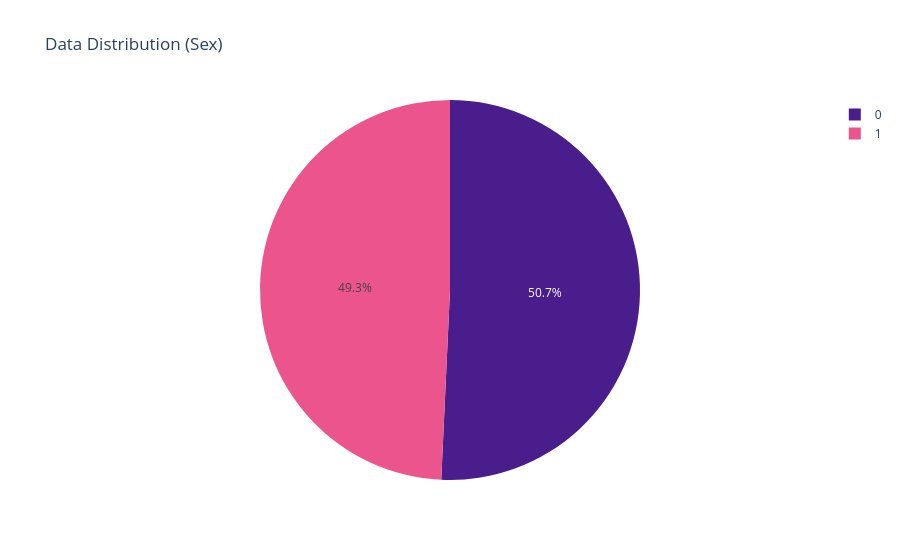

Notebook code for this chart:
### Code cell
my_colors = ['#491D8B', '#EB548C']

# 1. Biểu đồ tròn
fig = px.pie(df, 'sex', 
             color_discrete_sequence=my_colors,
             title='Data Distribution (Sex)', 
             template='plotly')
fig.show()

# 2. Box-plot: Chiều dài mỏ
fig = px.box(data_frame=df, x='sex', y='culmen_length_mm',
             color='sex',
             color_discrete_sequence=my_colors,
             orientation='v',
             title='Box-plot: Culmen Length by Sex')
fig.show()

# 3. Histogram: Chiều dài mỏ
fig = px.histogram(data_frame=df, x='culmen_length_mm',
                   color='sex',
                   color_discrete_sequence=my_colors,
                   nbins=50,
                   title='Histogram: Culmen Length Distribution')
fig.show()

# 4. Box-plot: Độ sâu mỏ
fig = px.box(data_frame=df, x='sex', y='culmen_depth_mm', 
             color='sex',
             color_discrete_sequence=my_colors,
             orientation='v',
             title='Box-plot: Culmen Depth by Sex')
fig.show()

# 5. Scatter Plot: Chiều dài mỏ vs Độ sâu mỏ
fig = px.scatter(data_frame=df, x='culmen_length_mm', y='culmen_depth_mm',
                 color='sex', size='flipper_length_mm',
                 template='seaborn',
                 color_discrete_sequence=my_colors,
                 title='Scatter: Culmen Length vs Depth')
fig.update_layout(width=800, height=600,
                  xaxis=dict(color="#BF40BF"), yaxis=dict(color="#BF40BF"))
fig.show()

# 6. Scatter Plot: Cánh vs Cân nặng (Sẽ thấy rõ tương quan sau khi sửa)
fig = px.scatter(data_frame=df, x='flipper_length_mm', y='body_mass_g',
                 color='sex', size='culmen_length_mm',
                 template='seaborn',
                 color_discrete_sequence=my_colors,
                 title='Scatter: Flipper Length vs Body Mass')
fig.update_layout(width=800, height=600,
                  xaxis=dict(color="#BF40BF"), yaxis=dict(color="#BF40BF"))
fig.show()

### Figure 1 — Plotly figure (JSON) as saved in the notebook; plotly's stock layout.template omitted (floating-point values rounded to 4 significant figures; data arrays with more than 128 entries replaced by an {"elided": "..."} marker saying what was removed)
{"data": [{"domain": {"x": [0, 1], "y": [0, 1]}, "hovertemplate": "sex=%{label}<extra></extra>", "labels": {"elided": "341 int values"}, "legendgroup": "", "name": "", "showlegend": true, "type": "pie"}], "layout": {"legend": {"tracegroupgap": 0}, "piecolorway": ["#491D8B", "#EB548C"], "title": {"text": "Data Distribution (Sex)"}}}
